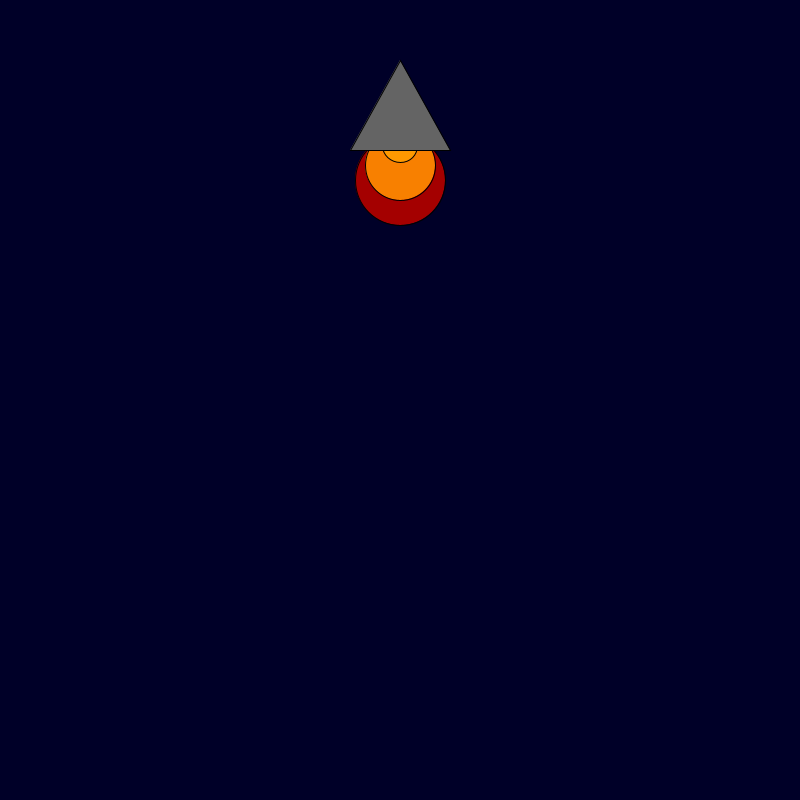
Frame 1 (no input)
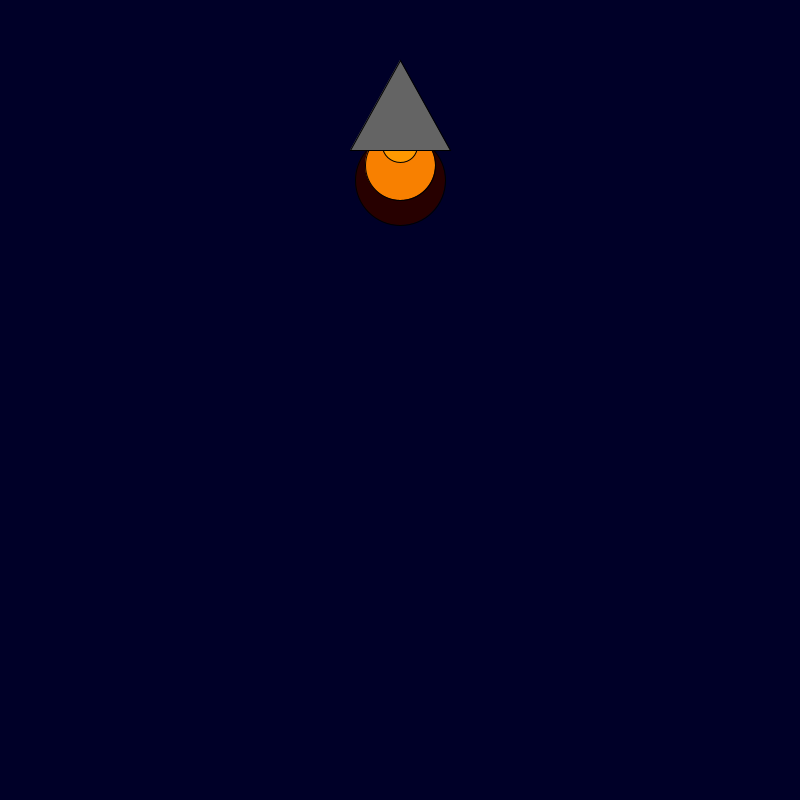
Frame 60 (the mouse pressed at the canvas centre just before this capture)
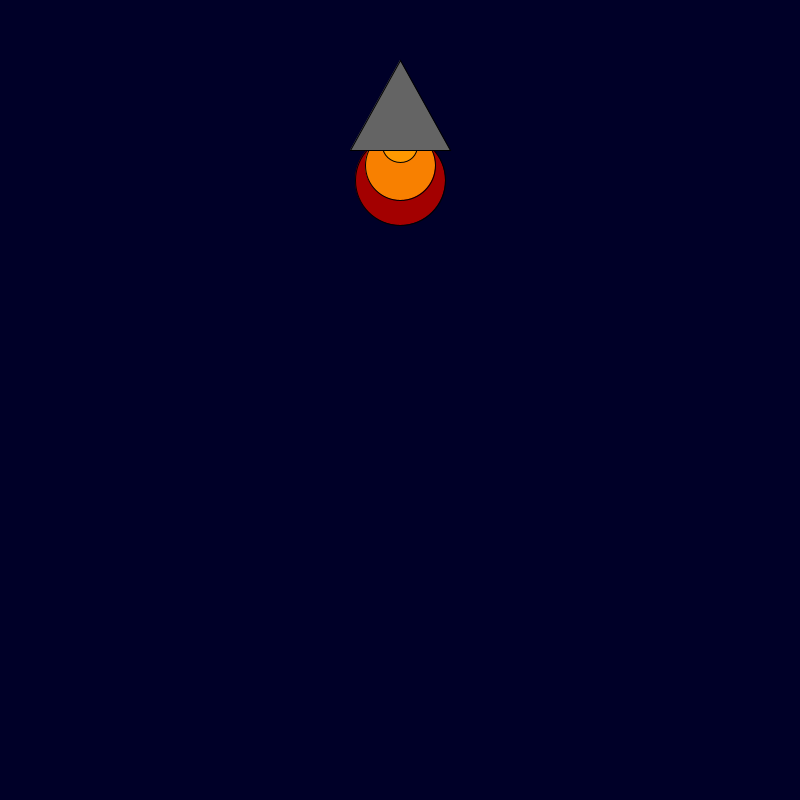
Frame 120 (the mouse held since frame 60 and released just before this capture)

The Processing sketch that drew these frames (run headless with seeded random() and noise(); from frame 60 on, the mouse is pressed at the canvas centre):

// Processing sketch: rocket_ship
// ── rocket_ship.pde
int x = 400; 
int y = 50; 

void setup() {
    size(800, 800);
    
}

void draw() {
    background(0, 0, 40); 
    fill(random(255), 0, 0);
    ellipse(x, y + 130, 90, 90);
    fill(248, 128, 0);
    ellipse(x, y + 115, 70, 70);
    fill(255, 153, 0);
    ellipse(x, y + 95, 35, 35);
    fill(100, 100, 100);
    triangle(x, y + 10, x + 50, y + 100, x - 50, y + 100);

}
